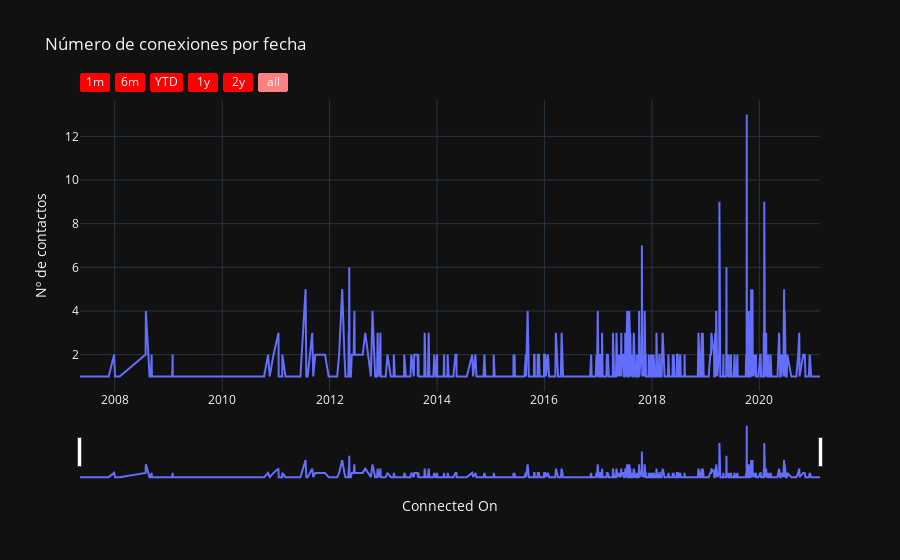

The cell this chart's notebook holds for it:
### Markdown cell above
Empezamos por un gráfico básico con las conexiones por fecha

### Code cell
#visualizamos las conexiones por fecha
fig1 = px.line(df.groupby(by="Connected On").count().reset_index(), x="Connected On", y="First Name", 
               labels={"First Name":"Nº de contactos"},
               template="plotly_dark",
               title="Número de conexiones por fecha")
fig1.update_xaxes(
    rangeslider_visible=True,
    rangeselector=dict(
        buttons=list([
            dict(count=1, label="1m", step="month", stepmode="backward"),
            dict(count=6, label="6m", step="month", stepmode="backward"),
            dict(count=1, label="YTD", step="year", stepmode="todate"),
            dict(count=1, label="1y", step="year", stepmode="backward"),
            dict(count=2, label="2y", step="year", stepmode="backward"),
            dict(step="all")
        ]),
        bgcolor="#ff0000"
    )
)
fig1.show()

### Figure 1 — Plotly figure (JSON) as saved in the notebook; plotly's stock layout.template omitted (floating-point values rounded to 4 significant figures; data arrays with more than 128 entries replaced by an {"elided": "..."} marker saying what was removed)
{"data": [{"hovertemplate": "Connected On=%{x}<br>Nº de contactos=%{y}<extra></extra>", "legendgroup": "", "line": {"color": "#636efa", "dash": "solid"}, "mode": "lines", "name": "", "orientation": "v", "showlegend": false, "type": "scatter", "x": {"elided": "807 str values"}, "xaxis": "x", "y": {"elided": "807 int values"}, "yaxis": "y"}], "layout": {"legend": {"tracegroupgap": 0}, "title": {"text": "Número de conexiones por fecha"}, "xaxis": {"anchor": "y", "domain": [0, 1], "rangeselector": {"bgcolor": "#ff0000", "buttons": [{"count": 1, "label": "1m", "step": "month", "stepmode": "backward"}, {"count": 6, "label": "6m", "step": "month", "stepmode": "backward"}, {"count": 1, "label": "YTD", "step": "year", "stepmode": "todate"}, {"count": 1, "label": "1y", "step": "year", "stepmode": "backward"}, {"count": 2, "label": "2y", "step": "year", "stepmode": "backward"}, {"step": "all"}]}, "rangeslider": {"visible": true}, "title": {"text": "Connected On"}}, "yaxis": {"anchor": "x", "domain": [0, 1], "title": {"text": "Nº de contactos"}}}}
